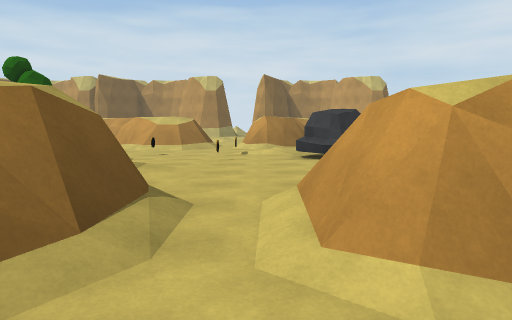
View 1 (above)

24 first-person views from a walk through a scene from a Unity 3-D project. The camera is 1.4 m above the floor, tilts 6° down and sees 75° across. The floor is counted in squares, 2 m on a side. Each view is taken from the middle of a square. On the plan, view 1 faces up. The plan holds only what a view shows up to about 10 squares ahead; the rest is blank. The place goes on beyond the plan. Some animated figures are not drawn.

View 2
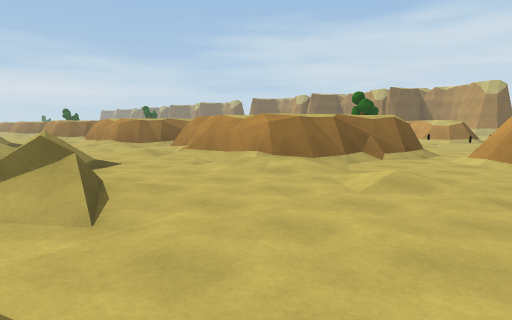

View 3
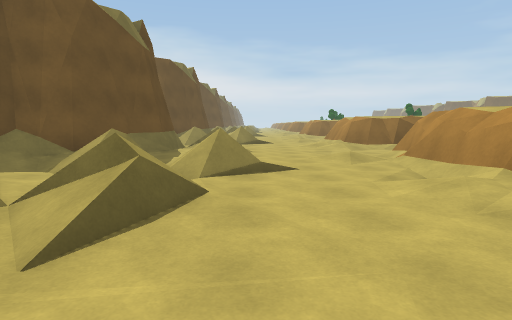

View 4
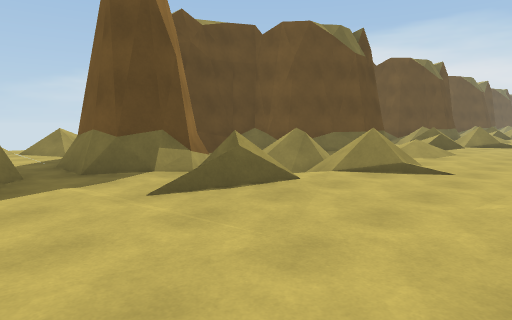

View 5
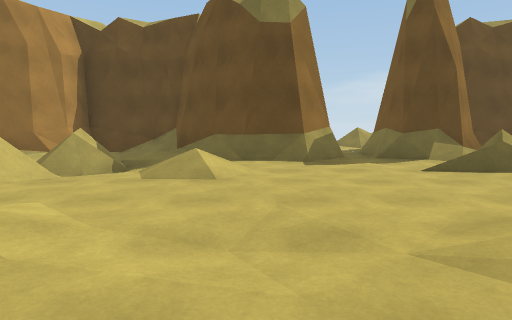

View 6
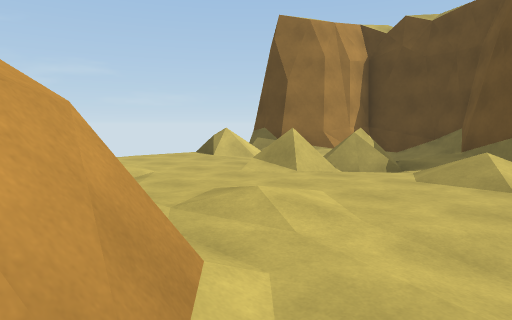

View 7
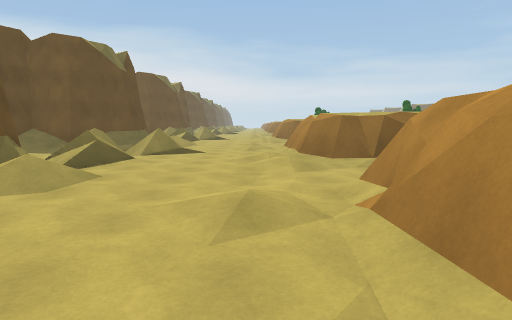

View 8
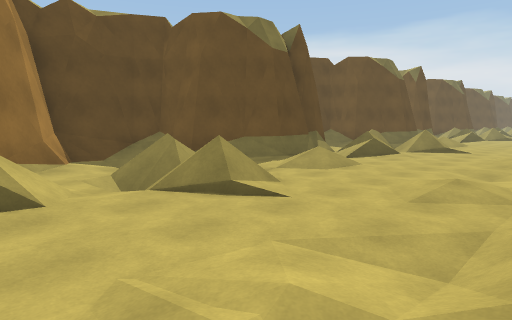

View 9
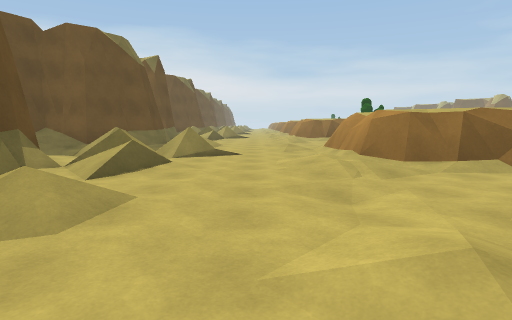

View 10
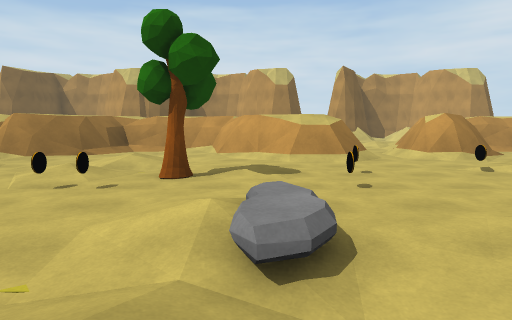

View 11
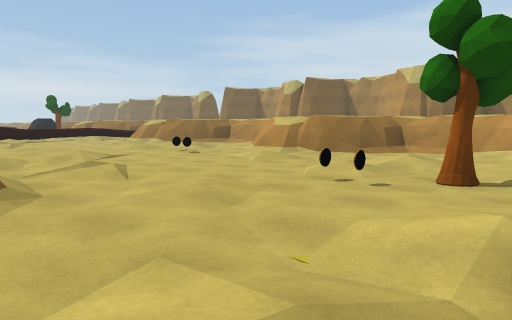

View 12
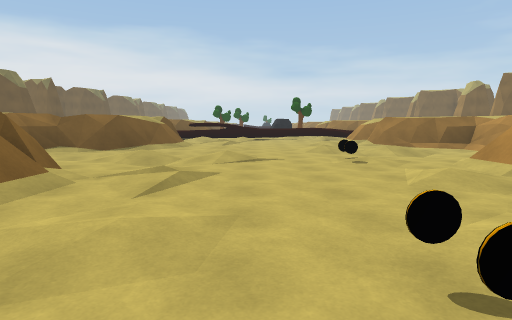

View 13
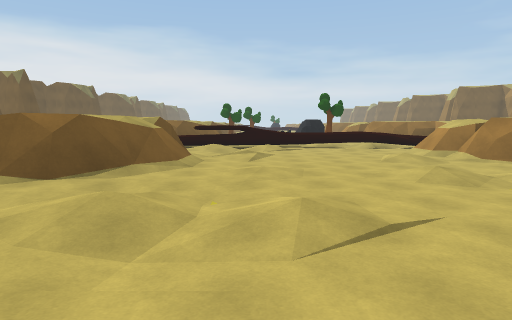

View 14
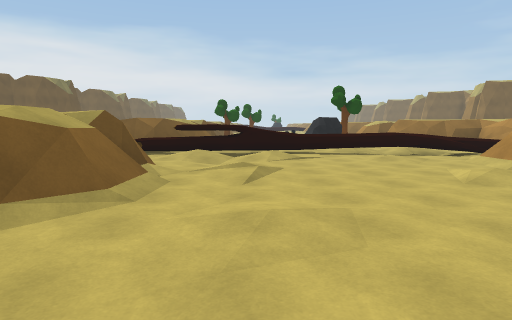

View 15
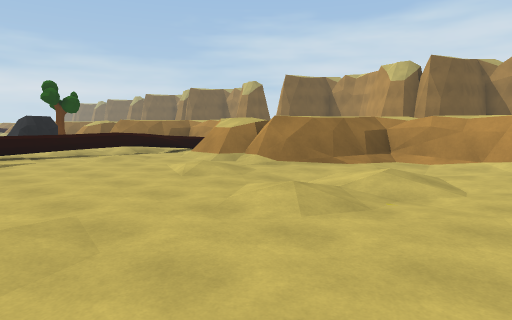

View 16
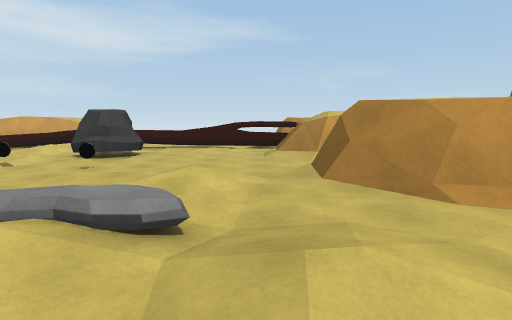

View 17
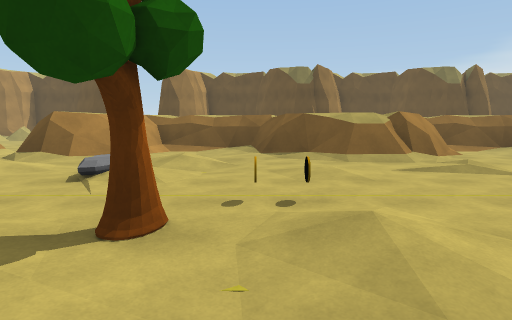

View 18
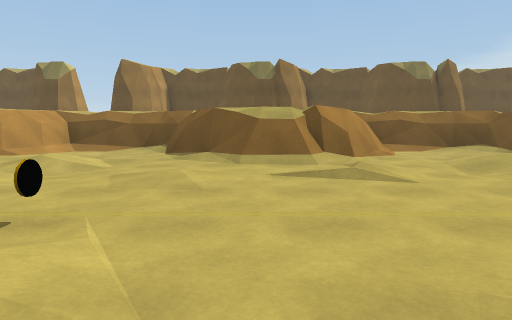

View 19
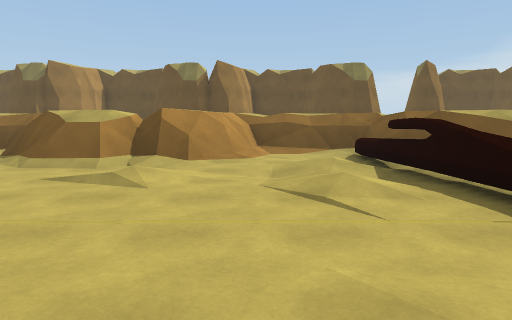

View 20
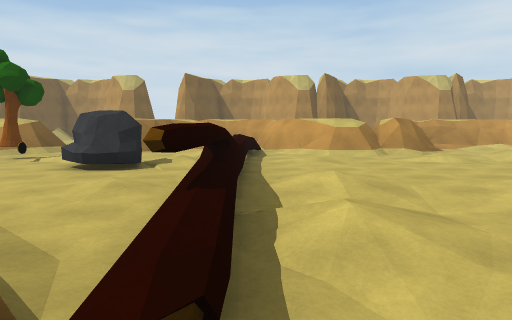

View 21
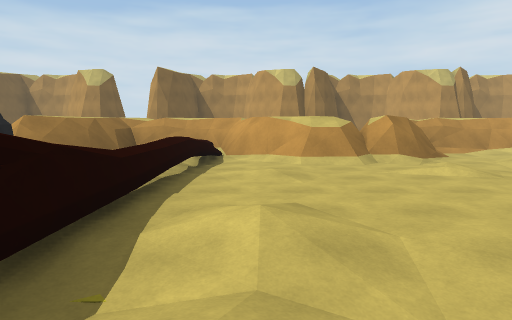

View 22
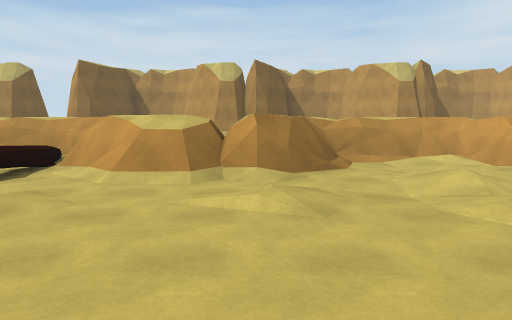

View 23
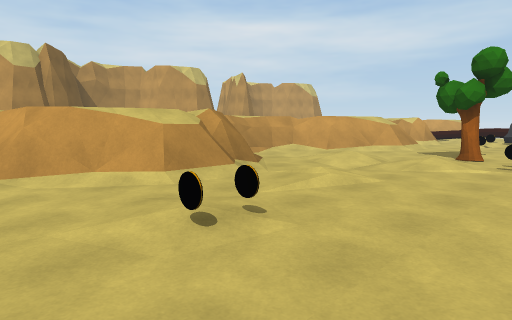

View 24
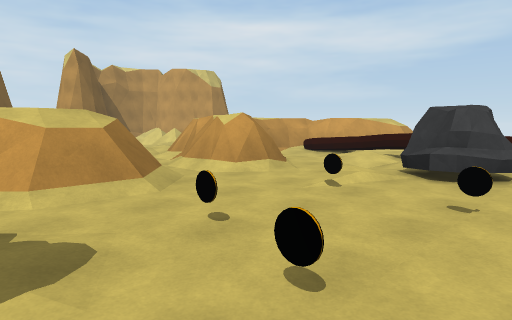

### Floor plan
Key: @ floor where view 1 was taken; # wall or solid block; x gap in a wall; . main floor; : floor 0.25 m higher than the main floor; - floor 0.25 m lower than the main floor; / step, stairs or slope; = window, fence, low wall or low ledge; T tree; R rock; O other object.
Columns run from 24 left of view 1 to 9 right of it. Each row starts with its distance up from view 1.
 14                         .#
 13 ####    #####   ####    /####
 12 #..##   #/./#  ##..##  .## .=
 11 #.-=#####.-.####/../###.##/-=
 10 ../=.=##..:-./##.././##.//.:=
  9 .-/=.....-......-.-.......-.=
  8 R:.=......:.OO...:.T..O.O.R
  7 R..=.............OO..O.O.RR.=
  6 ...=................/.......=
  5 .:.=:..:..../..:.:../.:....:=
  4 ...#/.......:-...../........#
  3 #=.#..###=..:./#=/./..##.#= #
  2 ###=-/#####.-/####/..###.#
  1   #//###  ##/:#####//##...
  0   #####/.  ####/.######.@..##
 -1    ####:../####:.//###/....//
 -2    ...:/.-.:..:...:...:./.-.:...
 -3   ................................
 -4   ../.......//.....//........//...
 -5     ///=.//////=./. /./#..././/.//
 -6    =/ /....==/.x/..=///.../..=/ /
 -7     /.####/ /.####/=//##.###/= /##
 -8   #/     ##//##  ##//###x  ##/ ##
 -9   ##      ####    ####  .   ####
-10                        ..
-11                        //
-12                        ./

Where each view was taken, in squares from view 1:
view 1: 0 up, 0 right, facing up
view 2: 6 down, 2 right, facing up-left
view 3: 4 down, 1 right, facing left
view 4: 2 down, 1 right, facing down-left
view 5: 0 up, 2 right, facing down
view 6: 0 up, 2 right, facing down-right
view 7: 2 down, 3 left, facing left
view 8: 1 down, 9 left, facing down-left
view 9: 3 down, 12 left, facing left
view 10: 3 up, 4 left, facing up
view 11: 3 up, 4 left, facing up-left
view 12: 6 up, 5 left, facing left
view 13: 5 up, 9 left, facing left
view 14: 5 up, 12 left, facing left
view 15: 5 up, 12 left, facing up-left
view 16: 4 up, 6 left, facing right
view 17: 10 up, 6 left, facing down
view 18: 9 up, 8 left, facing down
view 19: 9 up, 19 left, facing down
view 20: 1 up, 21 left, facing up
view 21: 3 up, 20 left, facing up
view 22: 5 up, 17 left, facing up
view 23: 6 up, 13 left, facing up-right
view 24: 6 up, 4 left, facing up-right
